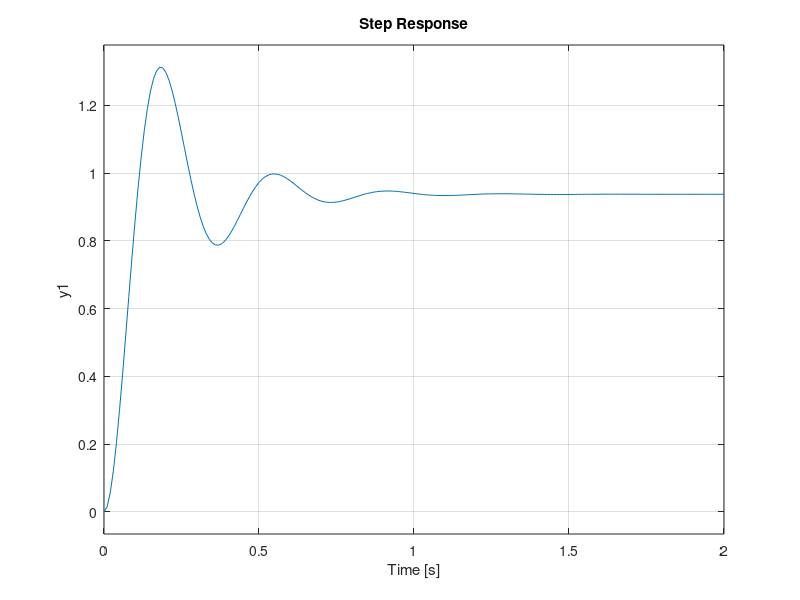

Source code (MATLAB):
pay = 1;
payda = [1 10 20];

sys = tf(pay,payda)
Kp = 300;
sis_kc = feedback(sys*Kp,1);
t=0:0.01:2; %0 dan 2 ye kadar 0.01 aralıklarla çizdir.
step(sis_kc, t);